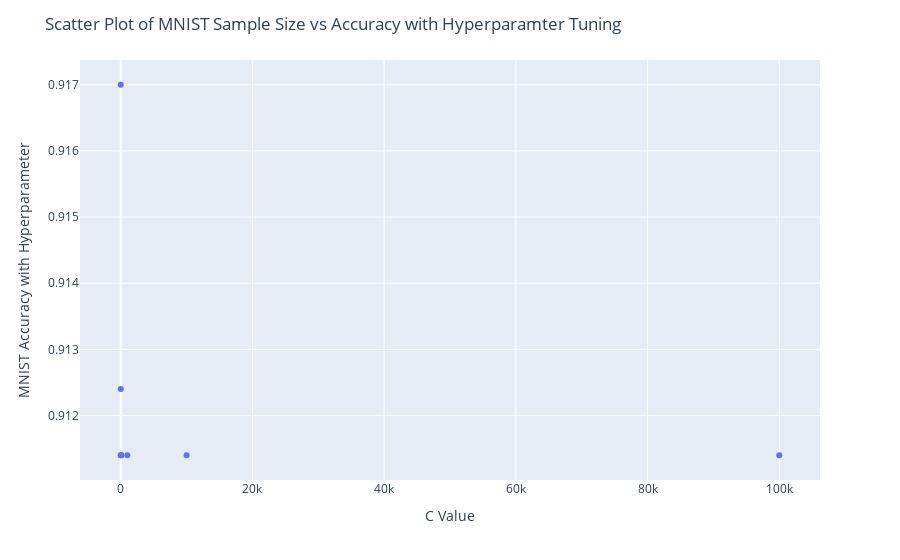

Notebook code for this chart:
### Markdown cell above
### Hyperparameter Tuning Visualization

### Code cell
df_c_values_and_accuracy = pd.DataFrame({'C Value' : MNIST_c_values, 'MNIST Accuracy with Hyperparameter' : MNIST_accuracies_with_hyperparameter_tuning})
fig = px.scatter(df_c_values_and_accuracy, x = "C Value", y = "MNIST Accuracy with Hyperparameter", hover_data=['MNIST Accuracy with Hyperparameter'])
fig.update_layout(title='Scatter Plot of MNIST Sample Size vs Accuracy with Hyperparamter Tuning')
fig.show()

### Figure 1 — Plotly figure (JSON) as saved in the notebook; plotly's stock layout.template omitted (floating-point values rounded to 4 significant figures)
{"data": [{"hovertemplate": "C Value=%{x}<br>MNIST Accuracy with Hyperparameter=%{y}<extra></extra>", "legendgroup": "", "marker": {"color": "#636efa", "symbol": "circle"}, "mode": "markers", "name": "", "orientation": "v", "showlegend": false, "type": "scatter", "x": [0.0001, 0.001, 0.1, 10, 100, 1000, 10000, 100000], "xaxis": "x", "y": [0.917, 0.9124, 0.9114, 0.9114, 0.9114, 0.9114, 0.9114, 0.9114], "yaxis": "y"}], "layout": {"legend": {"tracegroupgap": 0}, "margin": {"t": 60}, "title": {"text": "Scatter Plot of MNIST Sample Size vs Accuracy with Hyperparamter Tuning"}, "xaxis": {"anchor": "y", "domain": [0, 1], "title": {"text": "C Value"}}, "yaxis": {"anchor": "x", "domain": [0, 1], "title": {"text": "MNIST Accuracy with Hyperparameter"}}}}
